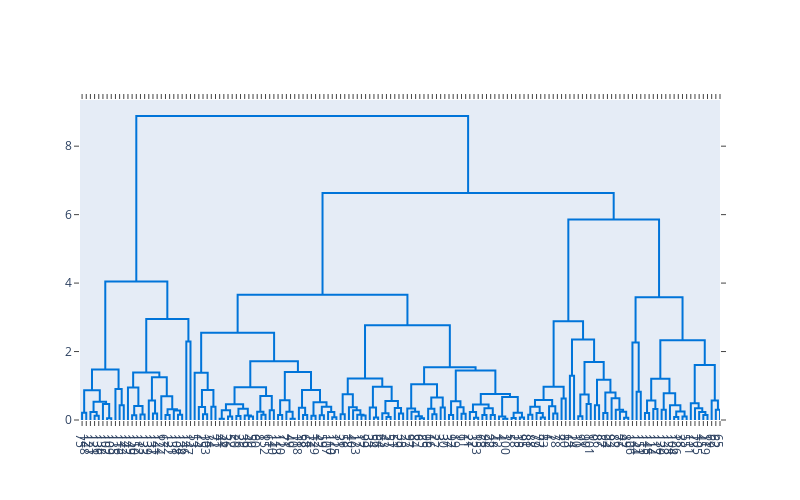

Notebook code cell kept with this figure:
### Code cell
# Create the dendrogram
fig = ff.create_dendrogram(df_pca_2019, color_threshold=0)
fig.update_layout(width=800, height=500)
fig.show()

### Figure 1 — Plotly figure (JSON) as saved in the notebook; plotly's stock layout.template omitted (floating-point values rounded to 4 significant figures; data arrays with more than 128 entries replaced by an {"elided": "..."} marker saying what was removed)
{"data": [{"hoverinfo": "text", "marker": {"color": "rgb(0,116,217)"}, "mode": "lines", "type": "scatter", "x": [5, 5, 15, 15], "xaxis": "x", "y": [0, 0.2147, 0.2147, 0], "yaxis": "y"}, {"hoverinfo": "text", "marker": {"color": "rgb(0,116,217)"}, "mode": "lines", "type": "scatter", "x": [35, 35, 45, 45], "xaxis": "x", "y": [0, 0.1273, 0.1273, 0], "yaxis": "y"}, {"hoverinfo": "text", "marker": {"color": "rgb(0,116,217)"}, "mode": "lines", "type": "scatter", "x": [25, 25, 40, 40], "xaxis": "x", "y": [0, 0.2367, 0.2367, 0.1273], "yaxis": "y"}, {"hoverinfo": "text", "marker": {"color": "rgb(0,116,217)"}, "mode": "lines", "type": "scatter", "x": [65, 65, 75, 75], "xaxis": "x", "y": [0, 0.04904, 0.04904, 0], "yaxis": "y"}, {"hoverinfo": "text", "marker": {"color": "rgb(0,116,217)"}, "mode": "lines", "type": "scatter", "x": [55, 55, 70, 70], "xaxis": "x", "y": [0, 0.4689, 0.4689, 0.04904], "yaxis": "y"}, {"hoverinfo": "text", "marker": {"color": "rgb(0,116,217)"}, "mode": "lines", "type": "scatter", "x": [32.5, 32.5, 62.5, 62.5], "xaxis": "x", "y": [0.2367, 0.5357, 0.5357, 0.4689], "yaxis": "y"}, {"hoverinfo": "text", "marker": {"color": "rgb(0,116,217)"}, "mode": "lines", "type": "scatter", "x": [10, 10, 47.5, 47.5], "xaxis": "x", "y": [0.2147, 0.8687, 0.8687, 0.5357], "yaxis": "y"}, {"hoverinfo": "text", "marker": {"color": "rgb(0,116,217)"}, "mode": "lines", "type": "scatter", "x": [95, 95, 105, 105], "xaxis": "x", "y": [0, 0.4338, 0.4338, 0], "yaxis": "y"}, {"hoverinfo": "text", "marker": {"color": "rgb(0,116,217)"}, "mode": "lines", "type": "scatter", "x": [85, 85, 100, 100], "xaxis": "x", "y": [0, 0.9091, 0.9091, 0.4338], "yaxis": "y"}, {"hoverinfo": "text", "marker": {"color": "rgb(0,116,217)"}, "mode": "lines", "type": "scatter", "x": [28.75, 28.75, 92.5, 92.5], "xaxis": "x", "y": [0.8687, 1.475, 1.475, 0.9091], "yaxis": "y"}, {"hoverinfo": "text", "marker": {"color": "rgb(0,116,217)"}, "mode": "lines", "type": "scatter", "x": [125, 125, 135, 135], "xaxis": "x", "y": [0, 0.1396, 0.1396, 0], "yaxis": "y"}, {"hoverinfo": "text", "marker": {"color": "rgb(0,116,217)"}, "mode": "lines", "type": "scatter", "x": [145, 145, 155, 155], "xaxis": "x", "y": [0, 0.1583, 0.1583, 0], "yaxis": "y"}, {"hoverinfo": "text", "marker": {"color": "rgb(0,116,217)"}, "mode": "lines", "type": "scatter", "x": [130, 130, 150, 150], "xaxis": "x", "y": [0.1396, 0.4064, 0.4064, 0.1583], "yaxis": "y"}, {"hoverinfo": "text", "marker": {"color": "rgb(0,116,217)"}, "mode": "lines", "type": "scatter", "x": [115, 115, 140, 140], "xaxis": "x", "y": [0, 0.949, 0.949, 0.4064], "yaxis": "y"}, {"hoverinfo": "text", "marker": {"color": "rgb(0,116,217)"}, "mode": "lines", "type": "scatter", "x": [175, 175, 185, 185], "xaxis": "x", "y": [0, 0.19, 0.19, 0], "yaxis": "y"}, {"hoverinfo": "text", "marker": {"color": "rgb(0,116,217)"}, "mode": "lines", "type": "scatter", "x": [165, 165, 180, 180], "xaxis": "x", "y": [0, 0.5672, 0.5672, 0.19], "yaxis": "y"}, {"hoverinfo": "text", "marker": {"color": "rgb(0,116,217)"}, "mode": "lines", "type": "scatter", "x": [205, 205, 215, 215], "xaxis": "x", "y": [0, 0.1469, 0.1469, 0], "yaxis": "y"}, {"hoverinfo": "text", "marker": {"color": "rgb(0,116,217)"}, "mode": "lines", "type": "scatter", "x": [235, 235, 245, 245], "xaxis": "x", "y": [0, 0.1532, 0.1532, 0], "yaxis": "y"}, {"hoverinfo": "text", "marker": {"color": "rgb(0,116,217)"}, "mode": "lines", "type": "scatter", "x": [225, 225, 240, 240], "xaxis": "x", "y": [0, 0.2746, 0.2746, 0.1532], "yaxis": "y"}, {"hoverinfo": "text", "marker": {"color": "rgb(0,116,217)"}, "mode": "lines", "type": "scatter", "x": [210, 210, 232.5, 232.5], "xaxis": "x", "y": [0.1469, 0.3105, 0.3105, 0.2746], "yaxis": "y"}, {"hoverinfo": "text", "marker": {"color": "rgb(0,116,217)"}, "mode": "lines", "type": "scatter", "x": [195, 195, 221.2, 221.2], "xaxis": "x", "y": [0, 0.6949, 0.6949, 0.3105], "yaxis": "y"}, {"hoverinfo": "text", "marker": {"color": "rgb(0,116,217)"}, "mode": "lines", "type": "scatter", "x": [172.5, 172.5, 208.1, 208.1], "xaxis": "x", "y": [0.5672, 1.25, 1.25, 0.6949], "yaxis": "y"}, {"hoverinfo": "text", "marker": {"color": "rgb(0,116,217)"}, "mode": "lines", "type": "scatter", "x": [127.5, 127.5, 190.3, 190.3], "xaxis": "x", "y": [0.949, 1.389, 1.389, 1.25], "yaxis": "y"}, {"hoverinfo": "text", "marker": {"color": "rgb(0,116,217)"}, "mode": "lines", "type": "scatter", "x": [255, 255, 265, 265], "xaxis": "x", "y": [0, 2.293, 2.293, 0], "yaxis": "y"}, {"hoverinfo": "text", "marker": {"color": "rgb(0,116,217)"}, "mode": "lines", "type": "scatter", "x": [158.9, 158.9, 260, 260], "xaxis": "x", "y": [1.389, 2.948, 2.948, 2.293], "yaxis": "y"}, {"hoverinfo": "text", "marker": {"color": "rgb(0,116,217)"}, "mode": "lines", "type": "scatter", "x": [60.62, 60.62, 209.5, 209.5], "xaxis": "x", "y": [1.475, 4.048, 4.048, 2.948], "yaxis": "y"}, {"hoverinfo": "text", "marker": {"color": "rgb(0,116,217)"}, "mode": "lines", "type": "scatter", "x": [295, 295, 305, 305], "xaxis": "x", "y": [0, 0.165, 0.165, 0], "yaxis": "y"}, {"hoverinfo": "text", "marker": {"color": "rgb(0,116,217)"}, "mode": "lines", "type": "scatter", "x": [285, 285, 300, 300], "xaxis": "x", "y": [0, 0.3766, 0.3766, 0.165], "yaxis": "y"}, {"hoverinfo": "text", "marker": {"color": "rgb(0,116,217)"}, "mode": "lines", "type": "scatter", "x": [315, 315, 325, 325], "xaxis": "x", "y": [0, 0.3857, 0.3857, 0], "yaxis": "y"}, {"hoverinfo": "text", "marker": {"color": "rgb(0,116,217)"}, "mode": "lines", "type": "scatter", "x": [292.5, 292.5, 320, 320], "xaxis": "x", "y": [0.3766, 0.8747, 0.8747, 0.3857], "yaxis": "y"}, {"hoverinfo": "text", "marker": {"color": "rgb(0,116,217)"}, "mode": "lines", "type": "scatter", "x": [275, 275, 306.2, 306.2], "xaxis": "x", "y": [0, 1.38, 1.38, 0.8747], "yaxis": "y"}, {"hoverinfo": "text", "marker": {"color": "rgb(0,116,217)"}, "mode": "lines", "type": "scatter", "x": [335, 335, 345, 345], "xaxis": "x", "y": [0, 0.03533, 0.03533, 0], "yaxis": "y"}, {"hoverinfo": "text", "marker": {"color": "rgb(0,116,217)"}, "mode": "lines", "type": "scatter", "x": [355, 355, 365, 365], "xaxis": "x", "y": [0, 0.1041, 0.1041, 0], "yaxis": "y"}, {"hoverinfo": "text", "marker": {"color": "rgb(0,116,217)"}, "mode": "lines", "type": "scatter", "x": [340, 340, 360, 360], "xaxis": "x", "y": [0.03533, 0.2885, 0.2885, 0.1041], "yaxis": "y"}, {"hoverinfo": "text", "marker": {"color": "rgb(0,116,217)"}, "mode": "lines", "type": "scatter", "x": [375, 375, 385, 385], "xaxis": "x", "y": [0, 0.1134, 0.1134, 0], "yaxis": "y"}, {"hoverinfo": "text", "marker": {"color": "rgb(0,116,217)"}, "mode": "lines", "type": "scatter", "x": [405, 405, 415, 415], "xaxis": "x", "y": [0, 0.1021, 0.1021, 0], "yaxis": "y"}, {"hoverinfo": "text", "marker": {"color": "rgb(0,116,217)"}, "mode": "lines", "type": "scatter", "x": [395, 395, 410, 410], "xaxis": "x", "y": [0, 0.1288, 0.1288, 0.1021], "yaxis": "y"}, {"hoverinfo": "text", "marker": {"color": "rgb(0,116,217)"}, "mode": "lines", "type": "scatter", "x": [380, 380, 402.5, 402.5], "xaxis": "x", "y": [0.1134, 0.3257, 0.3257, 0.1288], "yaxis": "y"}, {"hoverinfo": "text", "marker": {"color": "rgb(0,116,217)"}, "mode": "lines", "type": "scatter", "x": [350, 350, 391.2, 391.2], "xaxis": "x", "y": [0.2885, 0.4632, 0.4632, 0.3257], "yaxis": "y"}, {"hoverinfo": "text", "marker": {"color": "rgb(0,116,217)"}, "mode": "lines", "type": "scatter", "x": [435, 435, 445, 445], "xaxis": "x", "y": [0, 0.15, 0.15, 0], "yaxis": "y"}, {"hoverinfo": "text", "marker": {"color": "rgb(0,116,217)"}, "mode": "lines", "type": "scatter", "x": [425, 425, 440, 440], "xaxis": "x", "y": [0, 0.2375, 0.2375, 0.15], "yaxis": "y"}, {"hoverinfo": "text", "marker": {"color": "rgb(0,116,217)"}, "mode": "lines", "type": "scatter", "x": [455, 455, 465, 465], "xaxis": "x", "y": [0, 0.2871, 0.2871, 0], "yaxis": "y"}, {"hoverinfo": "text", "marker": {"color": "rgb(0,116,217)"}, "mode": "lines", "type": "scatter", "x": [432.5, 432.5, 460, 460], "xaxis": "x", "y": [0.2375, 0.6977, 0.6977, 0.2871], "yaxis": "y"}, {"hoverinfo": "text", "marker": {"color": "rgb(0,116,217)"}, "mode": "lines", "type": "scatter", "x": [370.6, 370.6, 446.2, 446.2], "xaxis": "x", "y": [0.4632, 0.9538, 0.9538, 0.6977], "yaxis": "y"}, {"hoverinfo": "text", "marker": {"color": "rgb(0,116,217)"}, "mode": "lines", "type": "scatter", "x": [475, 475, 485, 485], "xaxis": "x", "y": [0, 0.1438, 0.1438, 0], "yaxis": "y"}, {"hoverinfo": "text", "marker": {"color": "rgb(0,116,217)"}, "mode": "lines", "type": "scatter", "x": [505, 505, 515, 515], "xaxis": "x", "y": [0, 0.03587, 0.03587, 0], "yaxis": "y"}, {"hoverinfo": "text", "marker": {"color": "rgb(0,116,217)"}, "mode": "lines", "type": "scatter", "x": [495, 495, 510, 510], "xaxis": "x", "y": [0, 0.2399, 0.2399, 0.03587], "yaxis": "y"}, {"hoverinfo": "text", "marker": {"color": "rgb(0,116,217)"}, "mode": "lines", "type": "scatter", "x": [480, 480, 502.5, 502.5], "xaxis": "x", "y": [0.1438, 0.5772, 0.5772, 0.2399], "yaxis": "y"}, {"hoverinfo": "text", "marker": {"color": "rgb(0,116,217)"}, "mode": "lines", "type": "scatter", "x": [535, 535, 545, 545], "xaxis": "x", "y": [0, 0.1481, 0.1481, 0], "yaxis": "y"}, {"hoverinfo": "text", "marker": {"color": "rgb(0,116,217)"}, "mode": "lines", "type": "scatter", "x": [525, 525, 540, 540], "xaxis": "x", "y": [0, 0.3556, 0.3556, 0.1481], "yaxis": "y"}, {"hoverinfo": "text", "marker": {"color": "rgb(0,116,217)"}, "mode": "lines", "type": "scatter", "x": [555, 555, 565, 565], "xaxis": "x", "y": [0, 0.1239, 0.1239, 0], "yaxis": "y"}, {"hoverinfo": "text", "marker": {"color": "rgb(0,116,217)"}, "mode": "lines", "type": "scatter", "x": [575, 575, 585, 585], "xaxis": "x", "y": [0, 0.1397, 0.1397, 0], "yaxis": "y"}, {"hoverinfo": "text", "marker": {"color": "rgb(0,116,217)"}, "mode": "lines", "type": "scatter", "x": [605, 605, 615, 615], "xaxis": "x", "y": [0, 0.08269, 0.08269, 0], "yaxis": "y"}, {"hoverinfo": "text", "marker": {"color": "rgb(0,116,217)"}, "mode": "lines", "type": "scatter", "x": [595, 595, 610, 610], "xaxis": "x", "y": [0, 0.2362, 0.2362, 0.08269], "yaxis": "y"}, {"hoverinfo": "text", "marker": {"color": "rgb(0,116,217)"}, "mode": "lines", "type": "scatter", "x": [580, 580, 602.5, 602.5], "xaxis": "x", "y": [0.1397, 0.3849, 0.3849, 0.2362], "yaxis": "y"}, {"hoverinfo": "text", "marker": {"color": "rgb(0,116,217)"}, "mode": "lines", "type": "scatter", "x": [560, 560, 591.2, 591.2], "xaxis": "x", "y": [0.1239, 0.5182, 0.5182, 0.3849], "yaxis": "y"}, {"hoverinfo": "text", "marker": {"color": "rgb(0,116,217)"}, "mode": "lines", "type": "scatter", "x": [532.5, 532.5, 575.6, 575.6], "xaxis": "x", "y": [0.3556, 0.8779, 0.8779, 0.5182], "yaxis": "y"}, {"hoverinfo": "text", "marker": {"color": "rgb(0,116,217)"}, "mode": "lines", "type": "scatter", "x": [491.2, 491.2, 554.1, 554.1], "xaxis": "x", "y": [0.5772, 1.406, 1.406, 0.8779], "yaxis": "y"}, {"hoverinfo": "text", "marker": {"color": "rgb(0,116,217)"}, "mode": "lines", "type": "scatter", "x": [408.4, 408.4, 522.7, 522.7], "xaxis": "x", "y": [0.9538, 1.714, 1.714, 1.406], "yaxis": "y"}, {"hoverinfo": "text", "marker": {"color": "rgb(0,116,217)"}, "mode": "lines", "type": "scatter", "x": [290.6, 290.6, 465.5, 465.5], "xaxis": "x", "y": [1.38, 2.546, 2.546, 1.714], "yaxis": "y"}, {"hoverinfo": "text", "marker": {"color": "rgb(0,116,217)"}, "mode": "lines", "type": "scatter", "x": [625, 625, 635, 635], "xaxis": "x", "y": [0, 0.1651, 0.1651, 0], "yaxis": "y"}, {"hoverinfo": "text", "marker": {"color": "rgb(0,116,217)"}, "mode": "lines", "type": "scatter", "x": [675, 675, 685, 685], "xaxis": "x", "y": [0, 0.1316, 0.1316, 0], "yaxis": "y"}, {"hoverinfo": "text", "marker": {"color": "rgb(0,116,217)"}, "mode": "lines", "type": "scatter", "x": [665, 665, 680, 680], "xaxis": "x", "y": [0, 0.1529, 0.1529, 0.1316], "yaxis": "y"}, {"hoverinfo": "text", "marker": {"color": "rgb(0,116,217)"}, "mode": "lines", "type": "scatter", "x": [655, 655, 672.5, 672.5], "xaxis": "x", "y": [0, 0.2833, 0.2833, 0.1529], "yaxis": "y"}, {"hoverinfo": "text", "marker": {"color": "rgb(0,116,217)"}, "mode": "lines", "type": "scatter", "x": [645, 645, 663.8, 663.8], "xaxis": "x", "y": [0, 0.3733, 0.3733, 0.2833], "yaxis": "y"}, {"hoverinfo": "text", "marker": {"color": "rgb(0,116,217)"}, "mode": "lines", "type": "scatter", "x": [630, 630, 654.4, 654.4], "xaxis": "x", "y": [0.1651, 0.756, 0.756, 0.3733], "yaxis": "y"}, {"hoverinfo": "text", "marker": {"color": "rgb(0,116,217)"}, "mode": "lines", "type": "scatter", "x": [705, 705, 715, 715], "xaxis": "x", "y": [0, 0.07565, 0.07565, 0], "yaxis": "y"}, {"hoverinfo": "text", "marker": {"color": "rgb(0,116,217)"}, "mode": "lines", "type": "scatter", "x": [695, 695, 710, 710], "xaxis": "x", "y": [0, 0.3674, 0.3674, 0.07565], "yaxis": "y"}, {"hoverinfo": "text", "marker": {"color": "rgb(0,116,217)"}, "mode": "lines", "type": "scatter", "x": [735, 735, 745, 745], "xaxis": "x", "y": [0, 0.0888, 0.0888, 0], "yaxis": "y"}, {"hoverinfo": "text", "marker": {"color": "rgb(0,116,217)"}, "mode": "lines", "type": "scatter", "x": [725, 725, 740, 740], "xaxis": "x", "y": [0, 0.1944, 0.1944, 0.0888], "yaxis": "y"}, {"hoverinfo": "text", "marker": {"color": "rgb(0,116,217)"}, "mode": "lines", "type": "scatter", "x": [765, 765, 775, 775], "xaxis": "x", "y": [0, 0.1896, 0.1896, 0], "yaxis": "y"}, {"hoverinfo": "text", "marker": {"color": "rgb(0,116,217)"}, "mode": "lines", "type": "scatter", "x": [755, 755, 770, 770], "xaxis": "x", "y": [0, 0.3476, 0.3476, 0.1896], "yaxis": "y"}, {"hoverinfo": "text", "marker": {"color": "rgb(0,116,217)"}, "mode": "lines", "type": "scatter", "x": [732.5, 732.5, 762.5, 762.5], "xaxis": "x", "y": [0.1944, 0.5537, 0.5537, 0.3476], "yaxis": "y"}, {"hoverinfo": "text", "marker": {"color": "rgb(0,116,217)"}, "mode": "lines", "type": "scatter", "x": [702.5, 702.5, 747.5, 747.5], "xaxis": "x", "y": [0.3674, 0.9728, 0.9728, 0.5537], "yaxis": "y"}, {"hoverinfo": "text", "marker": {"color": "rgb(0,116,217)"}, "mode": "lines", "type": "scatter", "x": [642.2, 642.2, 725, 725], "xaxis": "x", "y": [0.756, 1.209, 1.209, 0.9728], "yaxis": "y"}, {"hoverinfo": "text", "marker": {"color": "rgb(0,116,217)"}, "mode": "lines", "type": "scatter", "x": [815, 815, 825, 825], "xaxis": "x", "y": [0, 0.05353, 0.05353, 0], "yaxis": "y"}, {"hoverinfo": "text", "marker": {"color": "rgb(0,116,217)"}, "mode": "lines", "type": "scatter", "x": [805, 805, 820, 820], "xaxis": "x", "y": [0, 0.1083, 0.1083, 0.05353], "yaxis": "y"}, {"hoverinfo": "text", "marker": {"color": "rgb(0,116,217)"}, "mode": "lines", "type": "scatter", "x": [795, 795, 812.5, 812.5], "xaxis": "x", "y": [0, 0.244, 0.244, 0.1083], "yaxis": "y"}, {"hoverinfo": "text", "marker": {"color": "rgb(0,116,217)"}, "mode": "lines", "type": "scatter", "x": [785, 785, 803.8, 803.8], "xaxis": "x", "y": [0, 0.3372, 0.3372, 0.244], "yaxis": "y"}, {"hoverinfo": "text", "marker": {"color": "rgb(0,116,217)"}, "mode": "lines", "type": "scatter", "x": [845, 845, 855, 855], "xaxis": "x", "y": [0, 0.1679, 0.1679, 0], "yaxis": "y"}, {"hoverinfo": "text", "marker": {"color": "rgb(0,116,217)"}, "mode": "lines", "type": "scatter", "x": [835, 835, 850, 850], "xaxis": "x", "y": [0, 0.3294, 0.3294, 0.1679], "yaxis": "y"}, {"hoverinfo": "text", "marker": {"color": "rgb(0,116,217)"}, "mode": "lines", "type": "scatter", "x": [865, 865, 875, 875], "xaxis": "x", "y": [0, 0.3623, 0.3623, 0], "yaxis": "y"}, {"hoverinfo": "text", "marker": {"color": "rgb(0,116,217)"}, "mode": "lines", "type": "scatter", "x": [842.5, 842.5, 870, 870], "xaxis": "x", "y": [0.3294, 0.6606, 0.6606, 0.3623], "yaxis": "y"}, {"hoverinfo": "text", "marker": {"color": "rgb(0,116,217)"}, "mode": "lines", "type": "scatter", "x": [794.4, 794.4, 856.2, 856.2], "xaxis": "x", "y": [0.3372, 1.046, 1.046, 0.6606], "yaxis": "y"}, {"hoverinfo": "text", "marker": {"color": "rgb(0,116,217)"}, "mode": "lines", "type": "scatter", "x": [885, 885, 895, 895], "xaxis": "x", "y": [0, 0.1457, 0.1457, 0], "yaxis": "y"}, {"hoverinfo": "text", "marker": {"color": "rgb(0,116,217)"}, "mode": "lines", "type": "scatter", "x": [915, 915, 925, 925], "xaxis": "x", "y": [0, 0.1853, 0.1853, 0], "yaxis": "y"}, {"hoverinfo": "text", "marker": {"color": "rgb(0,116,217)"}, "mode": "lines", "type": "scatter", "x": [905, 905, 920, 920], "xaxis": "x", "y": [0, 0.3714, 0.3714, 0.1853], "yaxis": "y"}, {"hoverinfo": "text", "marker": {"color": "rgb(0,116,217)"}, "mode": "lines", "type": "scatter", "x": [890, 890, 912.5, 912.5], "xaxis": "x", "y": [0.1457, 0.5509, 0.5509, 0.3714], "yaxis": "y"}, {"hoverinfo": "text", "marker": {"color": "rgb(0,116,217)"}, "mode": "lines", "type": "scatter", "x": [945, 945, 955, 955], "xaxis": "x", "y": [0, 0.06918, 0.06918, 0], "yaxis": "y"}, {"hoverinfo": "text", "marker": {"color": "rgb(0,116,217)"}, "mode": "lines", "type": "scatter", "x": [935, 935, 950, 950], "xaxis": "x", "y": [0, 0.2356, 0.2356, 0.06918], "yaxis": "y"}, {"hoverinfo": "text", "marker": {"color": "rgb(0,116,217)"}, "mode": "lines", "type": "scatter", "x": [965, 965, 975, 975], "xaxis": "x", "y": [0, 0.1432, 0.1432, 0], "yaxis": "y"}, {"hoverinfo": "text", "marker": {"color": "rgb(0,116,217)"}, "mode": "lines", "type": "scatter", "x": [985, 985, 995, 995], "xaxis": "x", "y": [0, 0.1453, 0.1453, 0], "yaxis": "y"}, {"hoverinfo": "text", "marker": {"color": "rgb(0,116,217)"}, "mode": "lines", "type": "scatter", "x": [970, 970, 990, 990], "xaxis": "x", "y": [0.1432, 0.3414, 0.3414, 0.1453], "yaxis": "y"}, {"hoverinfo": "text", "marker": {"color": "rgb(0,116,217)"}, "mode": "lines", "type": "scatter", "x": [942.5, 942.5, 980, 980], "xaxis": "x", "y": [0.2356, 0.4555, 0.4555, 0.3414], "yaxis": "y"}, {"hoverinfo": "text", "marker": {"color": "rgb(0,116,217)"}, "mode": "lines", "type": "scatter", "x": [1015, 1015, 1025, 1025], "xaxis": "x", "y": [0, 0.04005, 0.04005, 0], "yaxis": "y"}, {"hoverinfo": "text", "marker": {"color": "rgb(0,116,217)"}, "mode": "lines", "type": "scatter", "x": [1005, 1005, 1020, 1020], "xaxis": "x", "y": [0, 0.1024, 0.1024, 0.04005], "yaxis": "y"}, {"hoverinfo": "text", "marker": {"color": "rgb(0,116,217)"}, "mode": "lines", "type": "scatter", "x": [1035, 1035, 1045, 1045], "xaxis": "x", "y": [0, 0.06084, 0.06084, 0], "yaxis": "y"}, {"hoverinfo": "text", "marker": {"color": "rgb(0,116,217)"}, "mode": "lines", "type": "scatter", "x": [1055, 1055, 1065, 1065], "xaxis": "x", "y": [0, 0.07187, 0.07187, 0], "yaxis": "y"}, {"hoverinfo": "text", "marker": {"color": "rgb(0,116,217)"}, "mode": "lines", "type": "scatter", "x": [1040, 1040, 1060, 1060], "xaxis": "x", "y": [0.06084, 0.213, 0.213, 0.07187], "yaxis": "y"}, {"hoverinfo": "text", "marker": {"color": "rgb(0,116,217)"}, "mode": "lines", "type": "scatter", "x": [1012.0, 1012.0, 1050, 1050], "xaxis": "x", "y": [0.1024, 0.6756, 0.6756, 0.213], "yaxis": "y"}, {"hoverinfo": "text", "marker": {"color": "rgb(0,116,217)"}, "mode": "lines", "type": "scatter", "x": [961.2, 961.2, 1031.0, 1031.0], "xaxis": "x", "y": [0.4555, 0.7566, 0.7566, 0.6756], "yaxis": "y"}, {"hoverinfo": "text", "marker": {"color": "rgb(0,116,217)"}, "mode": "lines", "type": "scatter", "x": [901.2, 901.2, 996.2, 996.2], "xaxis": "x", "y": [0.5509, 1.443, 1.443, 0.7566], "yaxis": "y"}, {"hoverinfo": "text", "marker": {"color": "rgb(0,116,217)"}, "mode": "lines", "type": "scatter", "x": [825.3, 825.3, 948.8, 948.8], "xaxis": "x", "y": [1.046, 1.538, 1.538, 1.443], "yaxis": "y"}, {"hoverinfo": "text", "marker": {"color": "rgb(0,116,217)"}, "mode": "lines", "type": "scatter", "x": [683.6, 683.6, 887.0, 887.0], "xaxis": "x", "y": [1.209, 2.768, 2.768, 1.538], "yaxis": "y"}, {"hoverinfo": "text", "marker": {"color": "rgb(0,116,217)"}, "mode": "lines", "type": "scatter", "x": [378.1, 378.1, 785.3, 785.3], "xaxis": "x", "y": [2.546, 3.656, 3.656, 2.768], "yaxis": "y"}, {"hoverinfo": "text", "marker": {"color": "rgb(0,116,217)"}, "mode": "lines", "type": "scatter", "x": [1075, 1075, 1085, 1085], "xaxis": "x", "y": [0, 0.1566, 0.1566, 0], "yaxis": "y"}, {"hoverinfo": "text", "marker": {"color": "rgb(0,116,217)"}, "mode": "lines", "type": "scatter", "x": [1105, 1105, 1115, 1115], "xaxis": "x", "y": [0, 0.07295, 0.07295, 0], "yaxis": "y"}, {"hoverinfo": "text", "marker": {"color": "rgb(0,116,217)"}, "mode": "lines", "type": "scatter", "x": [1095, 1095, 1110, 1110], "xaxis": "x", "y": [0, 0.2073, 0.2073, 0.07295], "yaxis": "y"}, {"hoverinfo": "text", "marker": {"color": "rgb(0,116,217)"}, "mode": "lines", "type": "scatter", "x": [1080, 1080, 1102.0, 1102.0], "xaxis": "x", "y": [0.1566, 0.3839, 0.3839, 0.2073], "yaxis": "y"}, {"hoverinfo": "text", "marker": {"color": "rgb(0,116,217)"}, "mode": "lines", "type": "scatter", "x": [1135, 1135, 1145, 1145], "xaxis": "x", "y": [0, 0.1902, 0.1902, 0], "yaxis": "y"}, {"hoverinfo": "text", "marker": {"color": "rgb(0,116,217)"}, "mode": "lines", "type": "scatter", "x": [1125, 1125, 1140, 1140], "xaxis": "x", "y": [0, 0.3997, 0.3997, 0.1902], "yaxis": "y"}, {"hoverinfo": "text", "marker": {"color": "rgb(0,116,217)"}, "mode": "lines", "type": "scatter", "x": [1091.0, 1091.0, 1132.0, 1132.0], "xaxis": "x", "y": [0.3839, 0.5807, 0.5807, 0.3997], "yaxis": "y"}, {"hoverinfo": "text", "marker": {"color": "rgb(0,116,217)"}, "mode": "lines", "type": "scatter", "x": [1155, 1155, 1165, 1165], "xaxis": "x", "y": [0, 0.6249, 0.6249, 0], "yaxis": "y"}, {"hoverinfo": "text", "marker": {"color": "rgb(0,116,217)"}, "mode": "lines", "type": "scatter", "x": [1112.0, 1112.0, 1160, 1160], "xaxis": "x", "y": [0.5807, 0.9743, 0.9743, 0.6249], "yaxis": "y"}, {"hoverinfo": "text", "marker": {"color": "rgb(0,116,217)"}, "mode": "lines", "type": "scatter", "x": [1175, 1175, 1185, 1185], "xaxis": "x", "y": [0, 1.294, 1.294, 0], "yaxis": "y"}, {"hoverinfo": "text", "marker": {"color": "rgb(0,116,217)"}, "mode": "lines", "type": "scatter", "x": [1195, 1195, 1205, 1205], "xaxis": "x", "y": [0, 0.1127, 0.1127, 0], "yaxis": "y"}, {"hoverinfo": "text", "marker": {"color": "rgb(0,116,217)"}, "mode": "lines", "type": "scatter", "x": [1215, 1215, 1225, 1225], "xaxis": "x", "y": [0, 0.4643, 0.4643, 0], "yaxis": "y"}, {"hoverinfo": "text", "marker": {"color": "rgb(0,116,217)"}, "mode": "lines", "type": "scatter", "x": [1200, 1200, 1220, 1220], "xaxis": "x", "y": [0.1127, 0.746, 0.746, 0.4643], "yaxis": "y"}, {"hoverinfo": "text", "marker": {"color": "rgb(0,116,217)"}, "mode": "lines", "type": "scatter", "x": [1235, 1235, 1245, 1245], "xaxis": "x", "y": [0, 0.4321, 0.4321, 0], "yaxis": "y"}, {"hoverinfo": "text", "marker": {"color": "rgb(0,116,217)"}, "mode": "lines", "type": "scatter", "x": [1255, 1255, 1265, 1265], "xaxis": "x", "y": [0, 0.2052, 0.2052, 0], "yaxis": "y"}, {"hoverinfo": "text", "marker": {"color": "rgb(0,116,217)"}, "mode": "lines", "type": "scatter", "x": [1305, 1305, 1315, 1315], "xaxis": "x", "y": [0, 0.06513, 0.06513, 0], "yaxis": "y"}, {"hoverinfo": "text", "marker": {"color": "rgb(0,116,217)"}, "mode": "lines", "type": "scatter", "x": [1295, 1295, 1310, 1310], "xaxis": "x", "y": [0, 0.2381, 0.2381, 0.06513], "yaxis": "y"}, {"hoverinfo": "text", "marker": {"color": "rgb(0,116,217)"}, "mode": "lines", "type": "scatter", "x": [1285, 1285, 1302.0, 1302.0], "xaxis": "x", "y": [0, 0.2989, 0.2989, 0.2381], "yaxis": "y"}, {"hoverinfo": "text", "marker": {"color": "rgb(0,116,217)"}, "mode": "lines", "type": "scatter", "x": [1275, 1275, 1294.0, 1294.0], "xaxis": "x", "y": [0, 0.6335, 0.6335, 0.2989], "yaxis": "y"}, {"hoverinfo": "text", "marker": {"color": "rgb(0,116,217)"}, "mode": "lines", "type": "scatter", "x": [1260, 1260, 1284.0, 1284.0], "xaxis": "x", "y": [0.2052, 0.8002, 0.8002, 0.6335], "yaxis": "y"}, {"hoverinfo": "text", "marker": {"color": "rgb(0,116,217)"}, "mode": "lines", "type": "scatter", "x": [1240, 1240, 1272.0, 1272.0], "xaxis": "x", "y": [0.4321, 1.175, 1.175, 0.8002], "yaxis": "y"}, {"hoverinfo": "text", "marker": {"color": "rgb(0,116,217)"}, "mode": "lines", "type": "scatter", "x": [1210, 1210, 1256.0, 1256.0], "xaxis": "x", "y": [0.746, 1.698, 1.698, 1.175], "yaxis": "y"}, {"hoverinfo": "text", "marker": {"color": "rgb(0,116,217)"}, "mode": "lines", "type": "scatter", "x": [1180, 1180, 1233.0, 1233.0], "xaxis": "x", "y": [1.294, 2.349, 2.349, 1.698], "yaxis": "y"}, {"hoverinfo": "text", "marker": {"color": "rgb(0,116,217)"}, "mode": "lines", "type": "scatter", "x": [1136.0, 1136.0, 1207.0, 1207.0], "xaxis": "x", "y": [0.9743, 2.888, 2.888, 2.349], "yaxis": "y"}, {"hoverinfo": "text", "marker": {"color": "rgb(0,116,217)"}, "mode": "lines", "type": "scatter", "x": [1335, 1335, 1345, 1345], "xaxis": "x", "y": [0, 0.8249, 0.8249, 0], "yaxis": "y"}, {"hoverinfo": "text", "marker": {"color": "rgb(0,116,217)"}, "mode": "lines", "type": "scatter", "x": [1325, 1325, 1340, 1340], "xaxis": "x", "y": [0, 2.264, 2.264, 0.8249], "yaxis": "y"}, {"hoverinfo": "text", "marker": {"color": "rgb(0,116,217)"}, "mode": "lines", "type": "scatter", "x": [1355, 1355, 1365, 1365], "xaxis": "x", "y": [0, 0.2028, 0.2028, 0], "yaxis": "y"}, {"hoverinfo": "text", "marker": {"color": "rgb(0,116,217)"}, "mode": "lines", "type": "scatter", "x": [1375, 1375, 1385, 1385], "xaxis": "x", "y": [0, 0.3197, 0.3197, 0], "yaxis": "y"}, {"hoverinfo": "text", "marker": {"color": "rgb(0,116,217)"}, "mode": "lines", "type": "scatter", "x": [1360, 1360, 1380, 1380], "xaxis": "x", "y": [0.2028, 0.5732, 0.5732, 0.3197], "yaxis": "y"}, {"hoverinfo": "text", "marker": {"color": "rgb(0,116,217)"}, "mode": "lines", "type": "scatter", "x": [1395, 1395, 1405, 1405], "xaxis": "x", "y": [0, 0.2992, 0.2992, 0], "yaxis": "y"}, {"hoverinfo": "text", "marker": {"color": "rgb(0,116,217)"}, "mode": "lines", "type": "scatter", "x": [1425, 1425, 1435, 1435], "xaxis": "x", "y": [0, 0.08698, 0.08698, 0], "yaxis": "y"}, {"hoverinfo": "text", "marker": {"color": "rgb(0,116,217)"}, "mode": "lines", "type": "scatter", "x": [1445, 1445, 1455, 1455], "xaxis": "x", "y": [0, 0.1025, 0.1025, 0], "yaxis": "y"}, {"hoverinfo": "text", "marker": {"color": "rgb(0,116,217)"}, "mode": "lines", "type": "scatter", "x": [1430, 1430, 1450, 1450], "xaxis": "x", "y": [0.08698, 0.2484, 0.2484, 0.1025], "yaxis": "y"}, {"hoverinfo": "text", "marker": {"color": "rgb(0,116,217)"}, "mode": "lines", "type": "scatter", "x": [1415, 1415, 1440, 1440], "xaxis": "x", "y": [0, 0.4296, 0.4296, 0.2484], "yaxis": "y"}, {"hoverinfo": "text", "marker": {"color": "rgb(0,116,217)"}, "mode": "lines", "type": "scatter", "x": [1400, 1400, 1428.0, 1428.0], "xaxis": "x", "y": [0.2992, 0.7803, 0.7803, 0.4296], "yaxis": "y"}, {"hoverinfo": "text", "marker": {"color": "rgb(0,116,217)"}, "mode": "lines", "type": "scatter", "x": [1370, 1370, 1414.0, 1414.0], "xaxis": "x", "y": [0.5732, 1.205, 1.205, 0.7803], "yaxis": "y"}, {"hoverinfo": "text", "marker": {"color": "rgb(0,116,217)"}, "mode": "lines", "type": "scatter", "x": [1495, 1495, 1505, 1505], "xaxis": "x", "y": [0, 0.1433, 0.1433, 0], "yaxis": "y"}, {"hoverinfo": "text", "marker": {"color": "rgb(0,116,217)"}, "mode": "lines", "type": "scatter", "x": [1485, 1485, 1500, 1500], "xaxis": "x", "y": [0, 0.2309, 0.2309, 0.1433], "yaxis": "y"}, {"hoverinfo": "text", "marker": {"color": "rgb(0,116,217)"}, "mode": "lines", "type": "scatter", "x": [1475, 1475, 1492.0, 1492.0], "xaxis": "x", "y": [0, 0.3445, 0.3445, 0.2309], "yaxis": "y"}, {"hoverinfo": "text", "marker": {"color": "rgb(0,116,217)"}, "mode": "lines", "type": "scatter", "x": [1465, 1465, 1484.0, 1484.0], "xaxis": "x", "y": [0, 0.4896, 0.4896, 0.3445], "yaxis": "y"}, {"hoverinfo": "text", "marker": {"color": "rgb(0,116,217)"}, "mode": "lines", "type": "scatter", "x": [1525, 1525, 1535, 1535], "xaxis": "x", "y": [0, 0.3029, 0.3029, 0], "yaxis": "y"}, {"hoverinfo": "text", "marker": {"color": "rgb(0,116,217)"}, "mode": "lines", "type": "scatter", "x": [1515, 1515, 1530, 1530], "xaxis": "x", "y": [0, 0.5722, 0.5722, 0.3029], "yaxis": "y"}, {"hoverinfo": "text", "marker": {"color": "rgb(0,116,217)"}, "mode": "lines", "type": "scatter", "x": [1474.0, 1474.0, 1522.0, 1522.0], "xaxis": "x", "y": [0.4896, 1.604, 1.604, 0.5722], "yaxis": "y"}, {"hoverinfo": "text", "marker": {"color": "rgb(0,116,217)"}, "mode": "lines", "type": "scatter", "x": [1392.0, 1392.0, 1498.0, 1498.0], "xaxis": "x", "y": [1.205, 2.332, 2.332, 1.604], "yaxis": "y"}, {"hoverinfo": "text", "marker": {"color": "rgb(0,116,217)"}, "mode": "lines", "type": "scatter", "x": [1332.0, 1332.0, 1445.0, 1445.0], "xaxis": "x", "y": [2.264, 3.584, 3.584, 2.332], "yaxis": "y"}, {"hoverinfo": "text", "marker": {"color": "rgb(0,116,217)"}, "mode": "lines", "type": "scatter", "x": [1171.0, 1171.0, 1389.0, 1389.0], "xaxis": "x", "y": [2.888, 5.862, 5.862, 3.584], "yaxis": "y"}, {"hoverinfo": "text", "marker": {"color": "rgb(0,116,217)"}, "mode": "lines", "type": "scatter", "x": [581.7, 581.7, 1280.0, 1280.0], "xaxis": "x", "y": [3.656, 6.635, 6.635, 5.862], "yaxis": "y"}, {"hoverinfo": "text", "marker": {"color": "rgb(0,116,217)"}, "mode": "lines", "type": "scatter", "x": [135.0, 135.0, 930.9, 930.9], "xaxis": "x", "y": [4.048, 8.882, 8.882, 6.635], "yaxis": "y"}], "layout": {"autosize": false, "height": 500, "hovermode": "closest", "showlegend": false, "width": 800, "xaxis": {"mirror": "allticks", "rangemode": "tozero", "showgrid": false, "showline": true, "showticklabels": true, "tickmode": "array", "ticks": "outside", "ticktext": {"elided": "154 str values"}, "tickvals": {"elided": "154 int values"}, "type": "linear", "zeroline": false}, "yaxis": {"mirror": "allticks", "rangemode": "tozero", "showgrid": false, "showline": true, "showticklabels": true, "ticks": "outside", "type": "linear", "zeroline": false}}}
